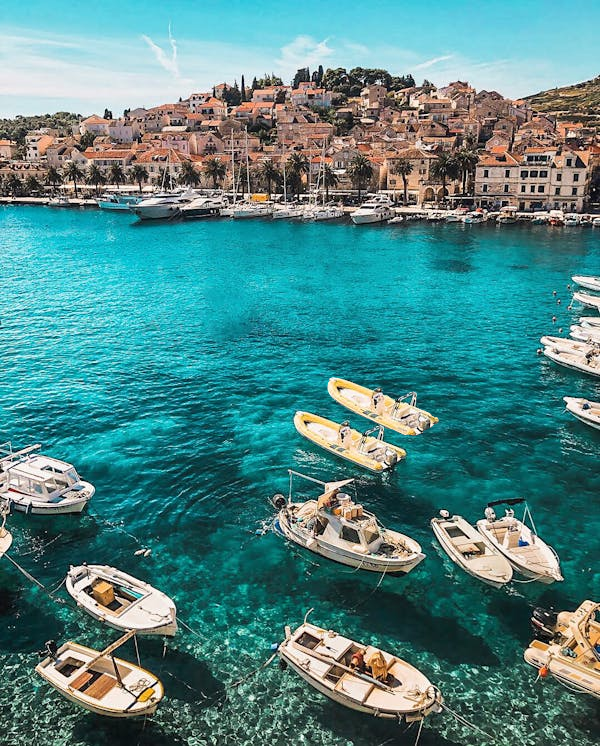
#> input picture forged/7.tiff, 600 x 746 px, found by its file name
$ python shift_dbsacn.py
#> lines starting #> are read from the running program, lines starting #| are printed output that depends on the picture
import cv2
import numpy as np
import matplotlib.pyplot as plt
from sklearn.cluster import DBSCAN

# Load suspect image
image = cv2.imread(r'D:\cmfd_project\forged\7.tiff')
#> image is the input picture: shape (746, 600, 3); mean B, G, R 132.8, 133.2, 80.4
image_rgb = cv2.cvtColor(image, cv2.COLOR_BGR2RGB)
gray = cv2.cvtColor(image_rgb, cv2.COLOR_RGB2GRAY)
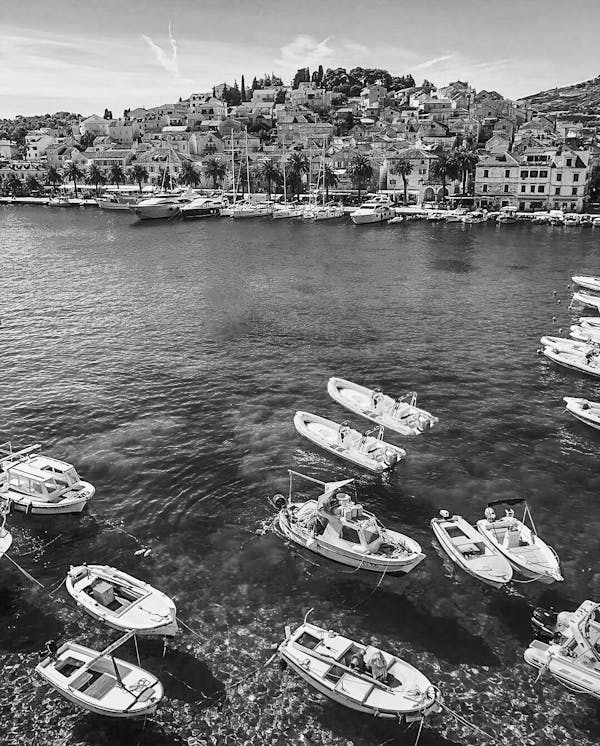
#> gray: shape (746, 600); min 0, max 255, mean 117.4

# Detect SIFT keypoints and descriptors
sift = cv2.SIFT_create()
keypoints, descriptors = sift.detectAndCompute(gray, None)
#> keypoints = 4242 keypoints; strongest (x, y, size): (328, 648, 2), (35, 148, 2.5), (589, 361, 1.8), (56, 470, 2.4)

# Draw keypoints (optional visualization)
keypoint_img = cv2.drawKeypoints(image_rgb, keypoints, None, flags=cv2.DRAW_MATCHES_FLAGS_DRAW_RICH_KEYPOINTS)
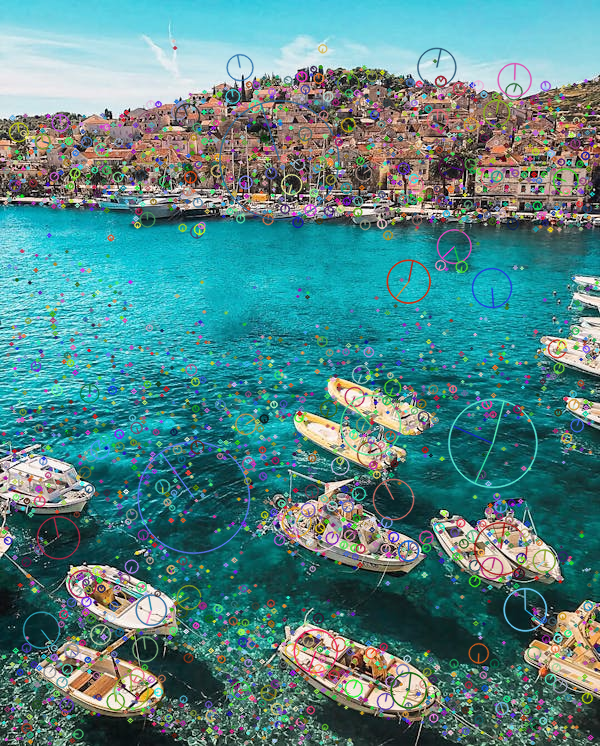
#> keypoint_img: shape (746, 600, 3); mean R, G, B 83.8, 133.4, 133.6
plt.figure(figsize=(10, 7))
plt.title('SIFT Keypoints')
plt.imshow(keypoint_img)
plt.axis('off')
plt.show()

# Match descriptors with themselves
bf = cv2.BFMatcher(cv2.NORM_L2, crossCheck=False)
matches = bf.match(descriptors, descriptors)
#> matches = 4242 matches

# Filter out trivial or very close matches
good_matches = []
for m in matches:
    if m.queryIdx != m.trainIdx:
        pt1 = keypoints[m.queryIdx].pt
        pt2 = keypoints[m.trainIdx].pt
        distance = np.linalg.norm(np.array(pt1) - np.array(pt2))
        if distance > 10:
            good_matches.append(m)
#> this loop made 4242 passes
#> (pt1, pt2) on passes 2799, 2914, 2932, 2992, 2993: ((387.4, 411.8), (354.4, 445.8)), ((403.2, 412.5), (370.2, 446.5)), ((405.3, 411.1), (372.3, 445.1)), ((416.5, 421.8), (383.5, 455.8)), ((416.5, 421.8), (383.5, 455.8))
#> after the loop, good_matches = 5 matches

# Draw good matches (for visualization)
match_img = cv2.drawMatches(image_rgb, keypoints, image_rgb, keypoints, good_matches, None, flags=2)
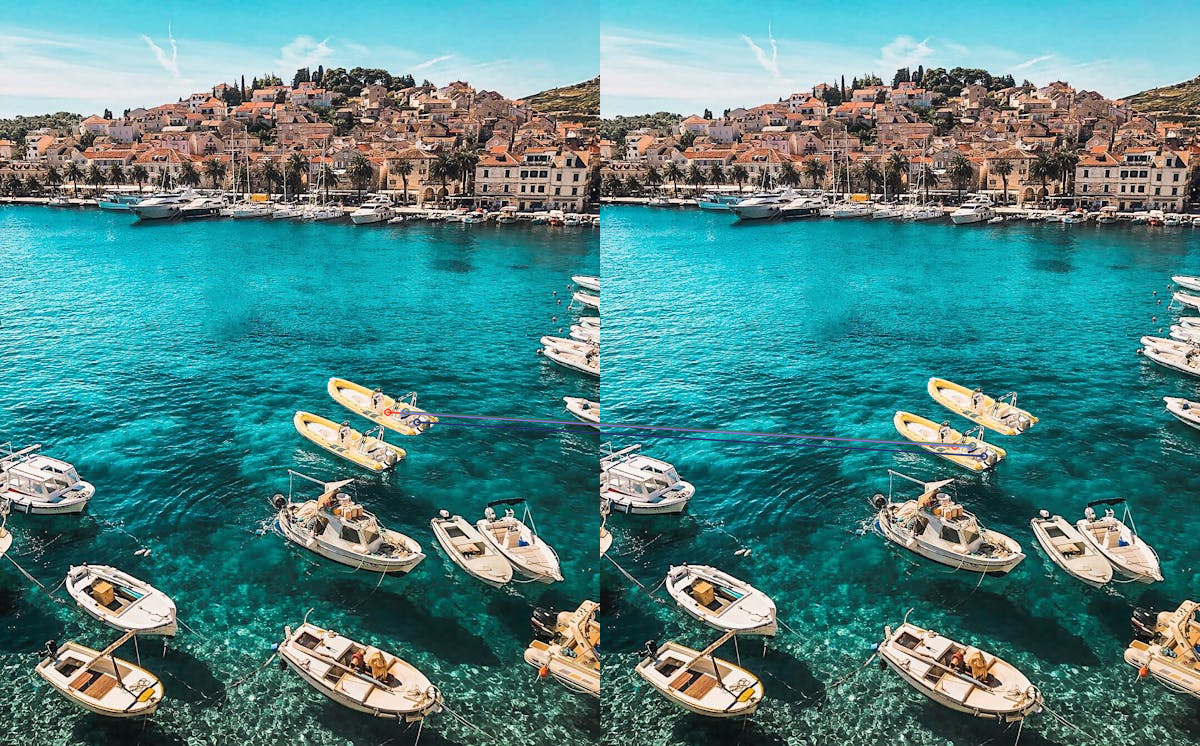
#> match_img: shape (746, 1200, 3); mean R, G, B 80.5, 133.1, 132.8
plt.figure(figsize=(15, 10))
plt.title('Detected Forged Regions (SIFT Matches)')
plt.imshow(match_img)
plt.axis('off')
plt.show()

print("Number of potential forgery matches detected:", len(good_matches))
#| Number of potential forgery matches detected: 5

# --- CLUSTERING and BOUNDING BOX DETECTION ---

# Collect all matched keypoint coordinates
points = []
for m in good_matches:
    pt1 = keypoints[m.queryIdx].pt
    pt2 = keypoints[m.trainIdx].pt
    points.append(pt1)
    points.append(pt2)
#> this loop made 5 passes
#> after the loop, points = [(387.4, 411.8), (354.4, 445.8), (403.2, 412.5), (370.2, 446.5), (405.3, 411.1), (372.3, 445.1), (416.5, 421.8), (383.5, 455.8), (416.5, 421.8), (383.5, 455.8)]

points = np.array(points)
#> points = [[387.4, 411.8], [354.4, 445.8], [403.2, 412.5], [370.2, 446.5], [405.3, 411.1], [372.3, 445.1], [416.5, 421.8], [383.5, 455.8], [416.5, 421.8], [383.5, 455.8]]

# Cluster using DBSCAN
if len(points) > 0:
    clustering = DBSCAN(eps=20, min_samples=5).fit(points)
    labels = clustering.labels_
#> labels = [0, 1, 0, 1, 0, 1, 0, 1, 0, 1]

    # Draw rectangles around each cluster
    output_img = image_rgb.copy()
    unique_labels = set(labels)
#> unique_labels = 2 items

    for label in unique_labels:
        if label == -1:
            continue  # -1 means noise
        cluster_points = points[labels == label]
        x, y, w, h = cv2.boundingRect(np.int32(cluster_points))
        cv2.rectangle(output_img, (x, y), (x + w, y + h), (255, 0, 0), 2)
#> this loop made 2 passes
#> (x, y, w, h) on passes 1 to 2: (387, 411, 30, 11), (354, 445, 30, 11)
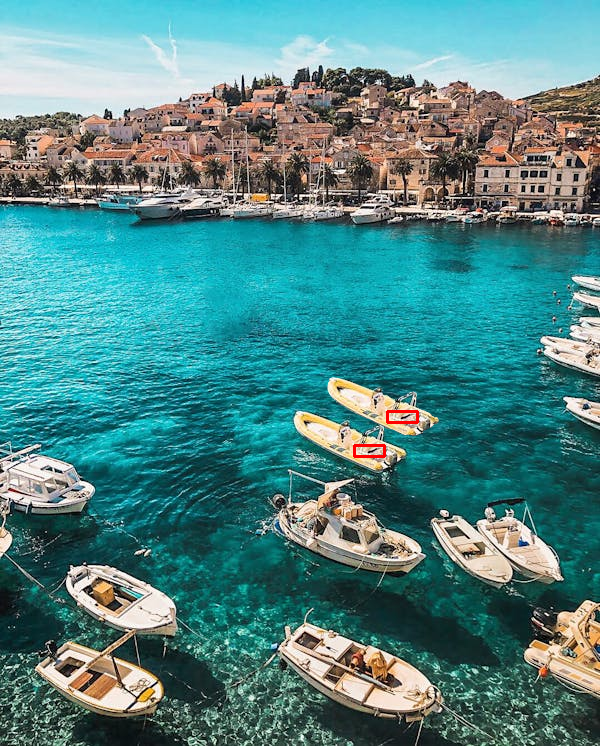
#> output_img: shape (746, 600, 3); mean R, G, B 80.4, 133, 132.6

    # Show final result with bounding boxes
    plt.figure(figsize=(12, 8))
    plt.title('Detected Forged Regions with Bounding Boxes')
    plt.imshow(output_img)
    plt.axis('off')
    plt.show()
else:
    print("No significant matching keypoints found.")

$ run again, with forged/1.tiff copied over forged/7.tiff
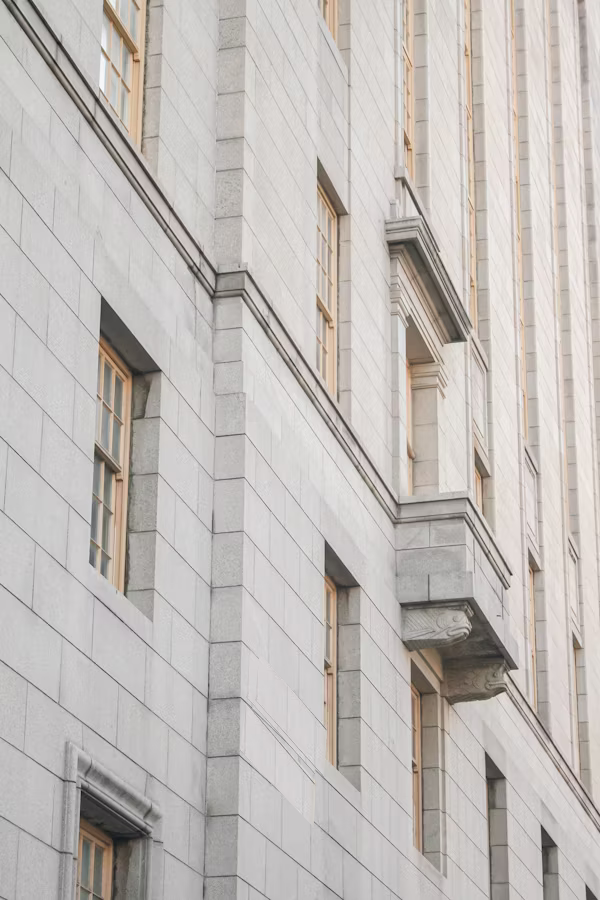
#> input picture forged/1.tiff, 600 x 900 px, found by its file name
#> image is the input picture: shape (900, 600, 3); mean B, G, R 185.1, 188.6, 193.8
#> keypoints = 1263 keypoints; strongest (x, y, size): (340, 581, 23.5), (97, 100, 3.7), (59, 43, 4), (465, 661, 58.1)
#> `keypoint_img = cv2.drawKeypoints(image_rgb, keypoints, None, flags=cv2..`:
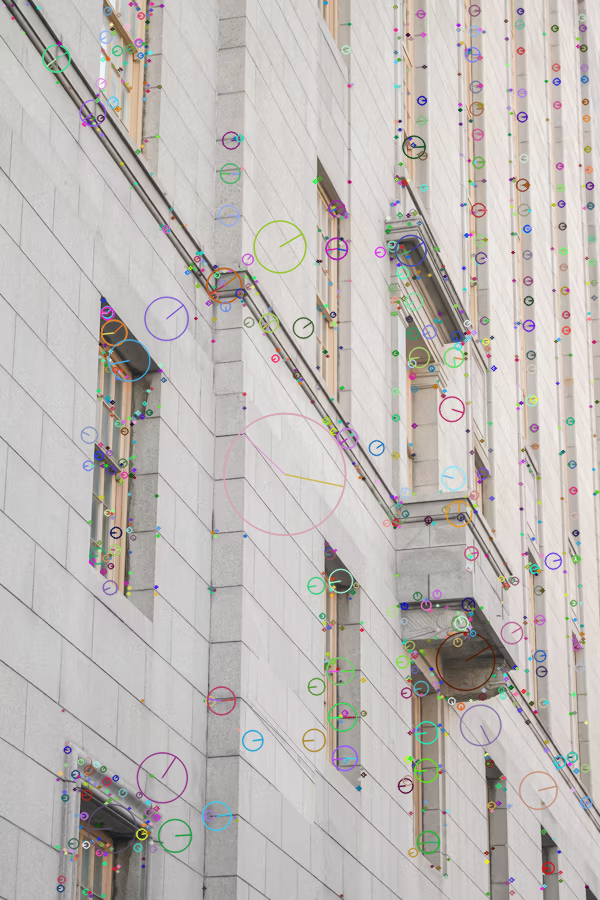
#> keypoint_img: shape (900, 600, 3); mean R, G, B 192.1, 187.3, 184.2
#> matches = 1263 matches
#> after the loop `for m in matches:`: good_matches = []
#> `match_img = cv2.drawMatches(image_rgb, keypoints, image_rgb, keypoints..`:
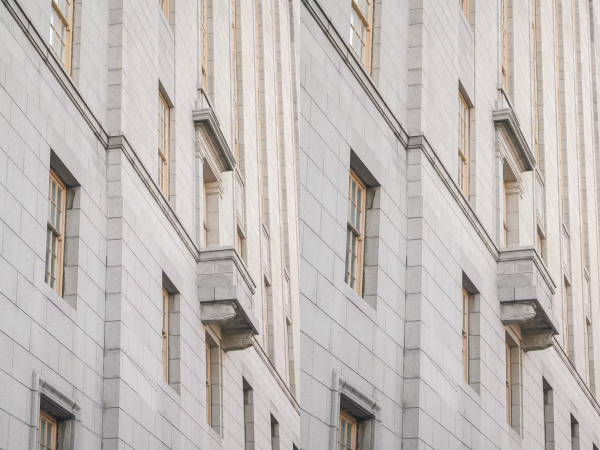
#> match_img: shape (900, 1200, 3) (shown at 1/2 size); mean R, G, B 193.8, 188.6, 185.1
#| Number of potential forgery matches detected: 0
#> `points = np.array(points)`: points = empty array

$ run again, with forged/10.tiff copied over forged/7.tiff
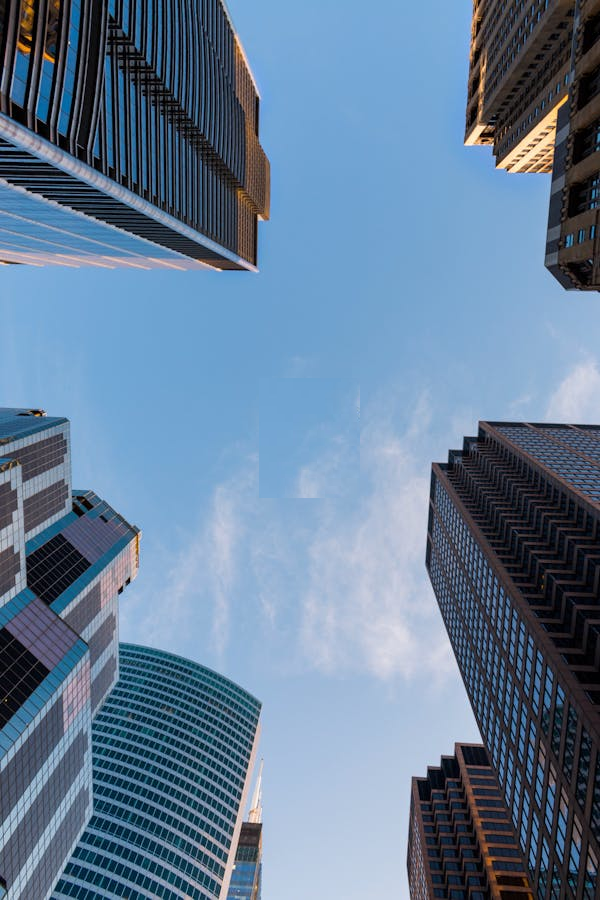
#> input picture forged/10.tiff, 600 x 900 px, found by its file name
#> image is the input picture: shape (900, 600, 3); mean B, G, R 151.7, 125.6, 101
#> `gray = cv2.cvtColor(image_rgb, cv2.COLOR_RGB2GRAY)`:
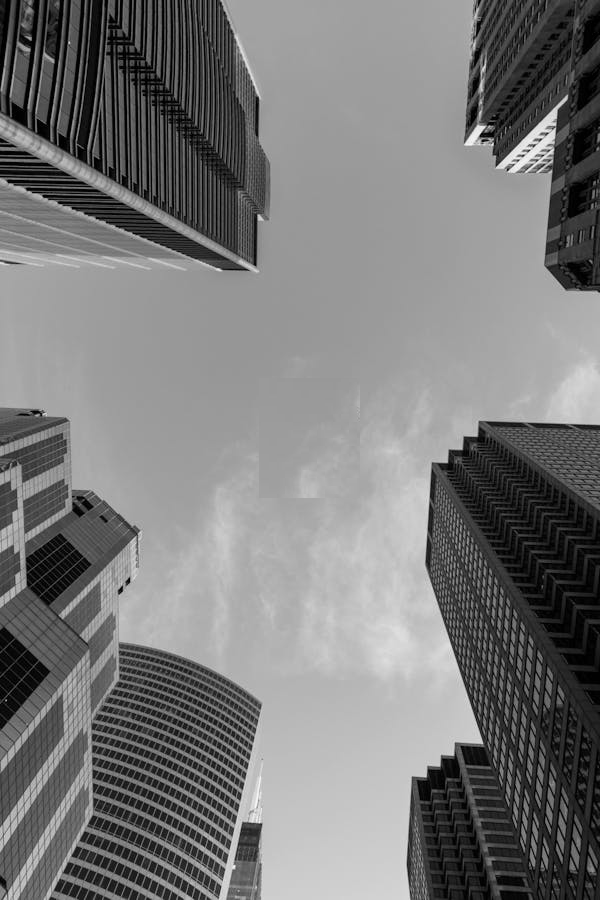
#> gray: shape (900, 600); min 0, max 249, mean 121.2
#> keypoints = 3885 keypoints; strongest (x, y, size): (128, 581, 3.3), (534, 145, 2.1), (479, 129, 6.4), (483, 141, 1.9)
#> matches = 3885 matches
#> after the loop `for m in matches:`: good_matches = []
#> `match_img = cv2.drawMatches(image_rgb, keypoints, image_rgb, keypoints..`:
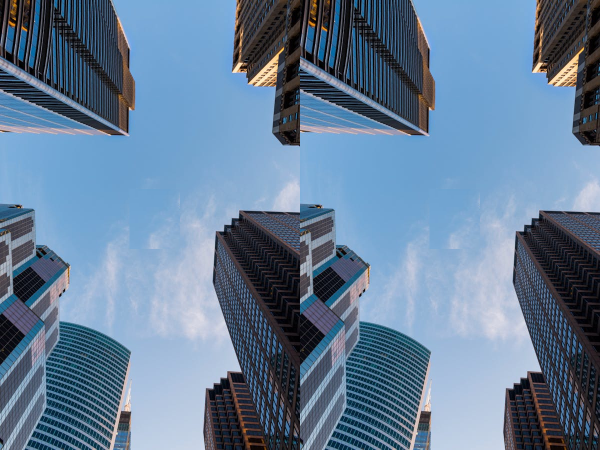
#> match_img: shape (900, 1200, 3) (shown at 1/2 size); mean R, G, B 101, 125.6, 151.7
#| Number of potential forgery matches detected: 0
#> `points = np.array(points)`: points = empty array
